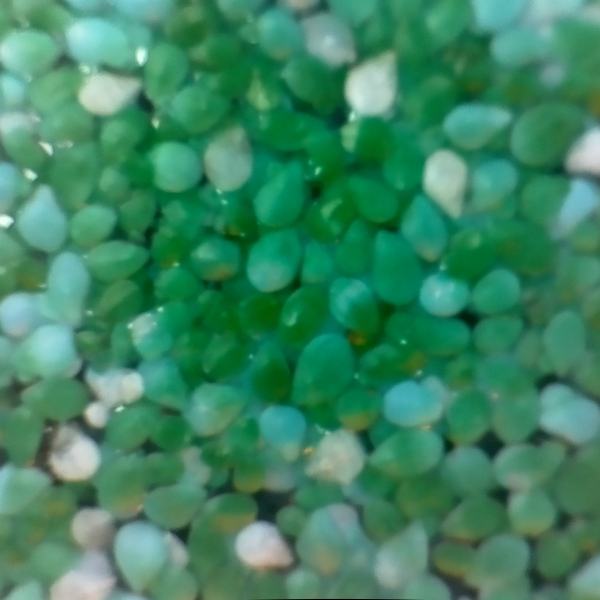
#> input picture notebooks/test-petri.jpg, 1200 x 1200 px (shown at 1/2 size); its folder holds only this picture in this run
$ python -i DataAnalysisUtils.py   (imports and definitions only)
#> lines starting #> are read from the running program, lines starting #| are printed output that depends on the picture; after the words box and inside, x2 and y2 are one past the last pixel; in counts of white or black regions, pixels touching at a corner belong together
### notebooks/utils/PlatePositionUtils.py

import os
import json
import pandas as pd
n = 0
while n != 5:
    curr_folder = os.path.basename(os.path.normpath(os.getcwd()))
    if curr_folder == 'duckbot':
        break
    os.chdir('..')
    n = n + 1

import ConfigFiles.PlatePositionsConfig as ppc


# ----------
#FETCHING WELL COORDINATES

# [73 lines left out: functions assign_plates_and_wells, fetch_plate_wellpostions, add_well_coords_to_df_from_file, add_well_coords_to_df_from_file, add_well_coords_to_df_from_sample_data_dict, not called in this run]


# ----------
# Method to return a dictionary with 'x' and 'y' values for a single well based on a plate number and well id.

whole_bedplate_positions = []

for p in ppc.plates:
    plate_dict = {}
    start_x = ppc.plate_start_position["x"] + (p["col"] * ppc.plate_column_offset)
    start_y = ppc.plate_start_position["y"] - (p["row"] * ppc.plate_row_offset)
    platewells =[]
    for i, well in enumerate(ppc.wells_in_plate):
        well_dict ={}
        well_dict["well_id"] = well['well_id']
        well_dict["x"] = start_x + (well["col"] * ppc.well_column_offset)
        well_dict["y"] = start_y - (well["row"] * ppc.well_row_offset)
        platewells.append(well_dict)
    plate_dict["plate"] = p['plate_id']
    plate_dict["well_dict"] = platewells
    whole_bedplate_positions.append(plate_dict)

 # bedplate_df = pd.DataFrame(whole_bedplate_positions) - Future work. To improve elegance create a dataframe and use locate to pull out wells rather than iterating through a list of nested dictionaries.

# [40 lines left out: functions fetch_well_position, add_well_coords_to_df, pull_list_of_well_coord_dicts_by_dfcolumn, not called in this run]


### duckbot/DataAnalysisUtils.py
import random
import pandas as pd
import utils.DuckbotExptSetupUtils as exp
import os
import json
import datetime
import pathlib
import re
import numpy as np
import cv2
from PIL import Image, ExifTags
# from plantcv import plantcv as pcv
import matplotlib
import matplotlib.pyplot as plt
import sys, traceback
import cv2
import numpy as np
import argparse
import string
from plantcv import plantcv as pcv
import pprint

# [86 lines left out: functions file_to_datetime, calculate_dpi, find_plate_well_id, return_df_with_image_data, analyze_image_files, calculate_plant_pixels, not called in this run]


#Looks for the outline of the well that the duckweed are in and crops to that outline.
def circle_crop(file):
#> called with file = '../notebooks/test-petri.jpg'
    img1 = cv2.imread(file)
#> img1 is the input picture: shape (1200, 1200, 3); mean B, G, R 99.2, 133.3, 60.2
    img = cv2.imread(file,0)
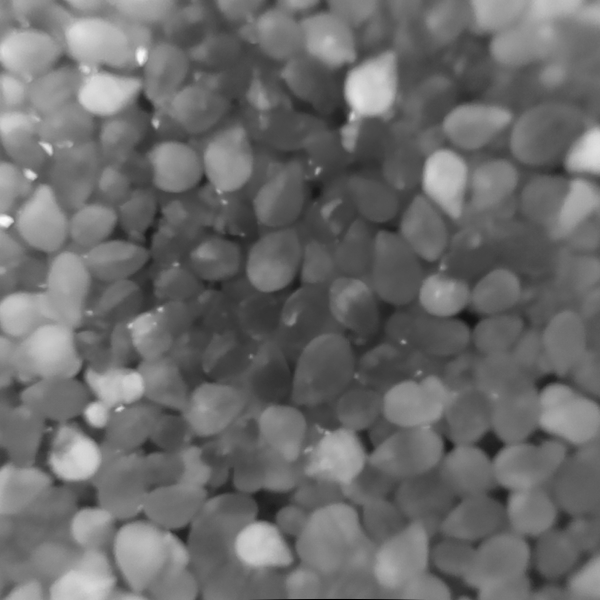
#> img: shape (1200, 1200) (shown at 1/2 size); min 0, max 251, mean 107.5
    gray = cv2.cvtColor(img1, cv2.COLOR_BGR2GRAY)
    ret, thresh = cv2.threshold(gray, 100, 150, cv2.THRESH_BINARY)
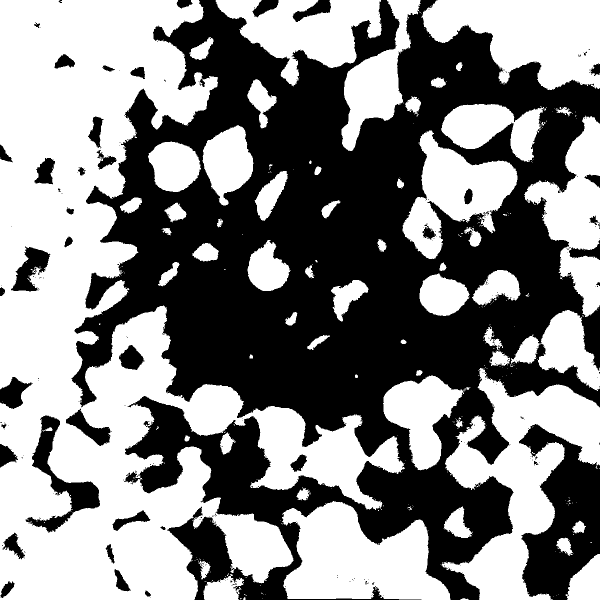
#> thresh: shape (1200, 1200) (shown at 1/2 size); values 0 (black) and 150 (white), 52.3% white; 291 black regions (245 under 20 px), largest, box (x1, y1, x2, y2) and area: (143, 0, 1200, 1200) 619551, (1038, 848, 1200, 1200) 31947, (51, 831, 200, 1065) 8859
    # Create mask
    height,width = img.shape
#> height = 1200; width = 1200
    mask = np.zeros((height,width), np.uint8)
    cimg=cv2.cvtColor(img, cv2.COLOR_GRAY2BGR)
    edges = cv2.Canny(thresh, 25, 100)
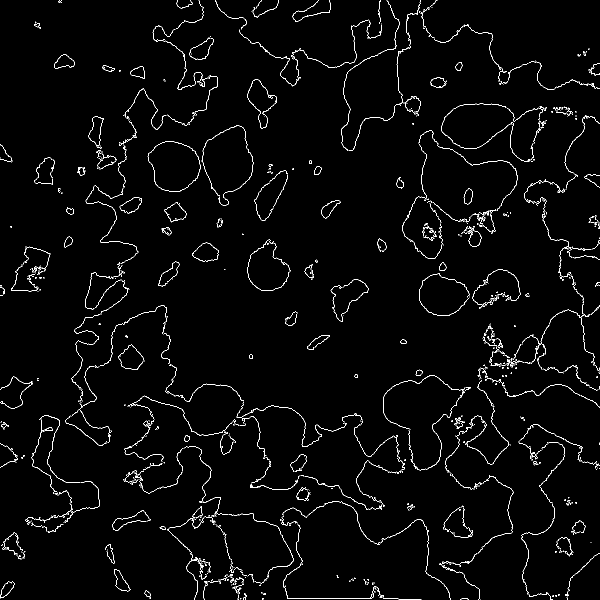
#> edges: shape (1200, 1200) (shown at 1/2 size); 2.2% white in thin lines or dots
    circles = cv2.HoughCircles(edges, cv2.HOUGH_GRADIENT, 1, 100, param1 = 100, param2 = 30, minRadius = 325, maxRadius = 650)
#> circles = 29 rows, first 8: [622.5, 610.5, 587.8], [647.5, 710.5, 487.7], [514.5, 568.5, 463.5], [736.5, 610.5, 587.8], [581.5, 472.5, 506.4], [545.5, 693.5, 505.3], [633.5, 844.5, 496.5], [689.5, 516.5, 492.1]
    if circles is not None:
        i = circles[0][0]
#> i = [622.5, 610.5, 587.8]
        # Draw on mask
        center = (int(i[0]),int(i[1]))
#> center = (622, 610)
        radius = int(i[2])
#> radius = 587
        cv2.circle(mask,center,radius,(255,255,255),thickness=-1)
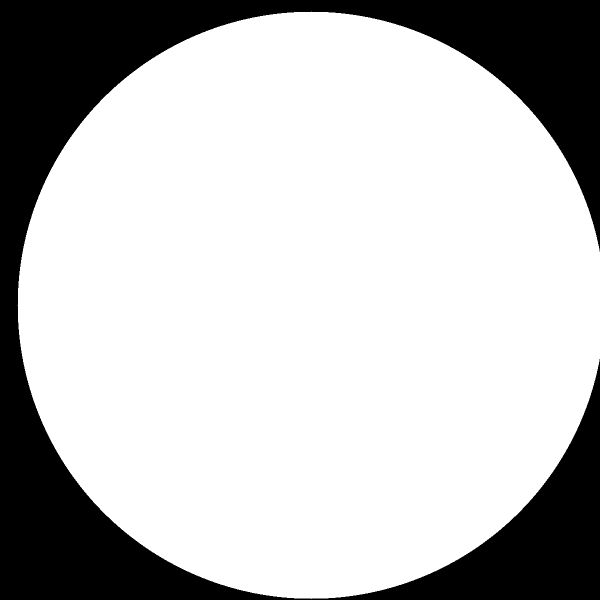
#> mask: shape (1200, 1200) (shown at 1/2 size); 75.1% white; 1 black region
# Copy that image using that mask
        masked_data = cv2.bitwise_and(img1, img1, mask=mask)
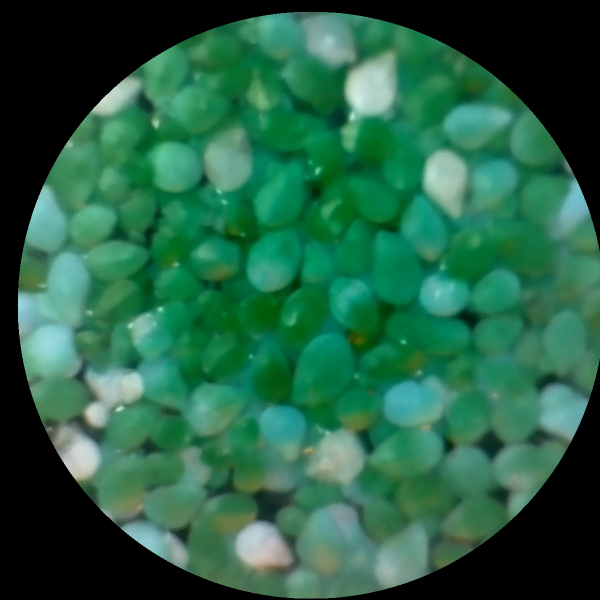
#> masked_data: shape (1200, 1200, 3) (shown at 1/2 size); mean B, G, R 69.4, 97, 37.4
        # Apply Threshold
        _,thresh = cv2.threshold(mask,1,255,cv2.THRESH_BINARY)
        # Find Contour
        contours = cv2.findContours(thresh,cv2.RETR_EXTERNAL,cv2.CHAIN_APPROX_SIMPLE)
#> contours = 1 contour; box (x1, y1, x2, y2) and area: (35, 23, 1200, 1198) 1079482
        x,y,w,h = cv2.boundingRect(contours[0][0])
#> x = 35; y = 23; w = 1165; h = 1175
    #   Crop masked_data
        cropped_img = masked_data[y:y+h,x:x+w]
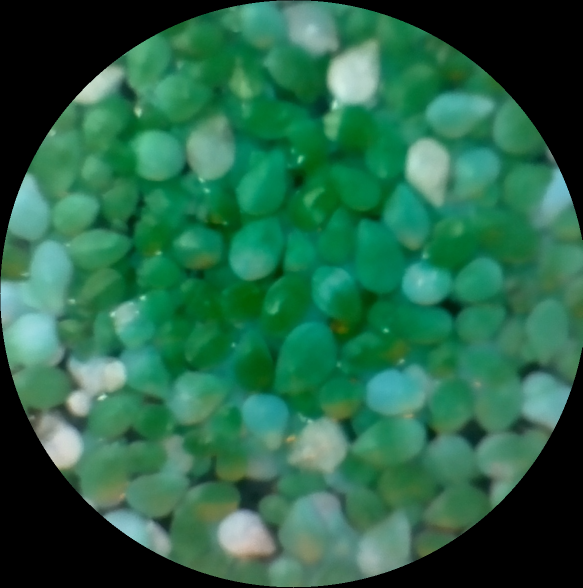
#> cropped_img: shape (1175, 1165, 3) (shown at 1/2 size); mean B, G, R 73, 102, 39.4
    else:
        cropped_img = "Error"
    return(cropped_img)


# [66 lines left out: functions add_data_acrossdfs, plot_media_by_genotype, generate_analysis_df, remove_outliers, not called in this run]


>>> result = circle_crop('../notebooks/test-petri.jpg')
